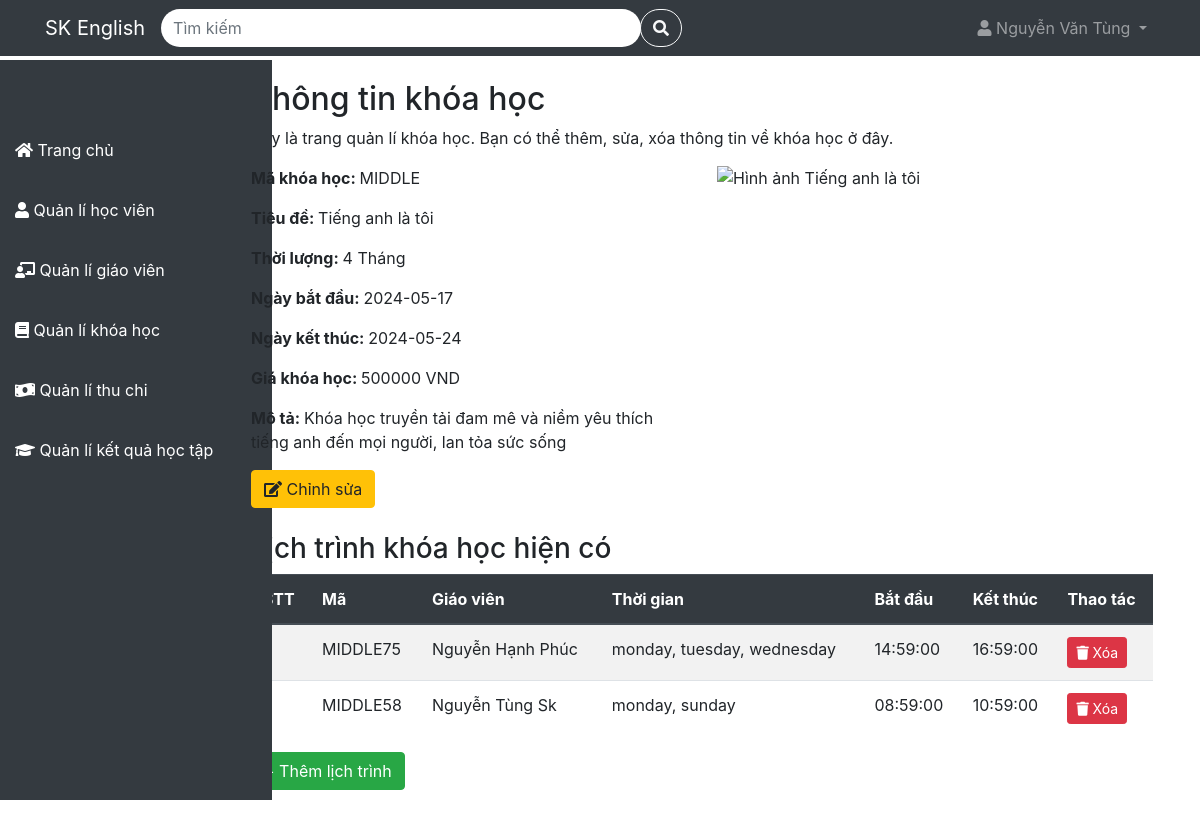
Page /QuanLiTrungTamTA/course/detail?course_id=MIDDLE (signed in) on the committed database.
### tables this page shows
CREATE TABLE `course` (
  `course_id` varchar(10) NOT NULL,
  `title` varchar(100) NOT NULL,
  `description` text NOT NULL,
  `duration` int(11) NOT NULL,
  `start_date` date NOT NULL,
  `end_date` date NOT NULL,
  `price` int(11) NOT NULL,
  `img` varchar(255) NOT NULL
);

CREATE TABLE `schedules` (
  `schedule_id` varchar(32) NOT NULL,
  `course_id` varchar(10) NOT NULL,
  `teacher_id` varchar(4) NOT NULL,
  `day_of_week` varchar(100) NOT NULL,
  `start_time` time NOT NULL,
  `end_time` time NOT NULL
);

CREATE TABLE `teachers` (
  `teacher_id` varchar(4) NOT NULL,
  `name` varchar(100) NOT NULL,
  `address` varchar(100) NOT NULL,
  `phone` varchar(10) NOT NULL,
  `email` varchar(100) NOT NULL
);

### index.php (called while the page is built, shortened)
<?php
include './app/Model/Model.php';
include './app/Controller/CourseController.php';
$route = new Route();
$route->get('/', 'LandingController@index');
$route->post('/courseRegistration', 'RegisterController@courseRegistration');
$route->post('/login', 'LoginController@index');
$route->post('/logout', 'LogoutController@index');
$route->post('/register', 'RegisterController@index');
$route->post('/verify', 'RegisterController@verify');
$route->post('/forgotPassword', 'ForgotPasswordController@forgot_password');
$route->post('/reset_password', 'ForgotPasswordController@reset_password');
if(isset($_SESSION['full_name']) && !empty($_SESSION['full_name']))
{
    $route->get('/home', 'HomeController@index');
    $route->get('/student', 'StudentController@index');
    $route->post('/student/deleteStudent', 'StudentController@deleteStudent');
    $route->post('/student/editStudent', 'StudentController@editStudent');
    $route->post('/student/addStudent', 'RegistrationController@addStudent');
    $route->get('/teacher', 'TeacherController@index');
    $route->post('/teacher/addTeacher', 'TeacherController@addTeacher');
    $route->post('/teacher/editTeacher', 'TeacherController@editTeacher');
    $route->post('/teacher/deleteTeacher', 'TeacherController@deleteTeacher');
    $route->get('/course', 'CourseController@index');
    $route->post('/course/addCourse', 'CourseController@addCourse');
    $route->post('/course/deleteCourse', 'CourseController@deleteCourse');
    $route->post('/course/edit', 'CourseController@editCourse');
    $route->get('/course/detail', 'CourseController@show@detailCourse.php');
    $route->post('/course/addSchedule', 'ScheduleController@addSchedule');
    $route->post('/course/deleteSchedule', 'ScheduleController@deleteSchedule');
    $route->get('/payment', 'PaymentController@index');
    $route->get('/achievement', 'AchievementController@index');
}
$requestUri = $_SERVER['REQUEST_URI'];
$route->handle($requestUri);
?>

### app/Model/Model.php (called while the page is built, shortened)
<?php
class Database {
    protected
        $table = '',
        $host = '',
        $user ='',
        $password = '',
        $dbname = '',
        $conn = null;
    public function __construct($config){
        $this->host = $config['host'];
        $this->user = $config['user'];
        $this->password = $config['password'];
        $this->dbname = $config['dbname'];
    }
    protected function connect(){
        try{
            $this->conn = new PDO("mysql:host=$this->host;dbname=$this->dbname", $this->user, $this->password);
            $this->conn->setAttribute(PDO::ATTR_ERRMODE, PDO::ERRMODE_EXCEPTION);
        }catch(PDOException $e){
            echo "Lỗi kết nối đến cơ sở dữ liệu: ".$e->getMessage();
        }
    }
    public function get($data = [])
    {
        try {
            if (empty($data)) {
                $sqlString = "select * from $this->table";
                $query = $this->conn->prepare($sqlString);
                $query->execute();
            } else {
                $stmt = join('=? and ', array_keys($data));
                $stmt .= '=?';
                $sqlString = "select * from $this->table where $stmt";
                $query = $this->conn->prepare($sqlString);
                $query->execute(array_values($data));
            }
            return $query->fetchAll(PDO::FETCH_ASSOC);
        } catch (PDOException $e) {
            $this->logToConsole("Lỗi đọc dữ liệu: " . $e->getMessage());
        }
    }
    public function JoinTable($table = [], $where = []) {
        try {
            $sqlString = "SELECT * FROM $this->table";
            $id = array_values($table);
            $tableKeys = array_keys($table);
            for ($i = 0; $i < count($tableKeys); $i++) {
                $sqlString .= " INNER JOIN " . $tableKeys[$i] . " ON " . $this->table . "." . $id[$i] . " = " . $tableKeys[$i] . "." . $id[$i];
            }
            if (!empty($where)) {
                $sqlString .= " WHERE ";
                $conditions = [];
                foreach (array_keys($where) as $column) {
                    $conditions[] = $column . " LIKE ?";
                }
                $sqlString .= implode(" AND ", $conditions);
            }
            $query = $this->conn->prepare($sqlString);
            if (!empty($where)) {
                $i = 1;
                foreach (array_values($where) as $value) {
                    $query->bindValue($i, '%' . $value . '%');
                    $i++;
                }
            }
            $query->execute();
            $results = $query->fetchAll(PDO::FETCH_ASSOC);
            return $results;
        } catch (PDOException $e) {
            $this->logToConsole("Lỗi đọc dữ liệu: " . $e->getMessage());
            return [];
        } catch (Exception $e) {
            $this->logToConsole("Lỗi: " . $e->getMessage());
            return [];
        }
    }
    public function table($table){
        $this->table = $table;
        return $this;
    }
}
?>

### app/View/Course/detailCourse.php (the view, shortened to what this page needs)
<!DOCTYPE html>
<html lang="en">
<head>
  <link rel="stylesheet" href="https://cdnjs.cloudflare.com/ajax/libs/font-awesome/5.15.4/css/all.min.css">
  <link rel="stylesheet" href="https://maxcdn.bootstrapcdn.com/bootstrap/4.5.2/css/bootstrap.min.css">
  <link rel="stylesheet" href="..\public\css\cssProject.css">
</head>
<body>
<?php include './app/View/Template/navbar.php' ?>
<?php include './app/View/Template/sidebar.php' ?>
<div class="main-content ">
  <div class="container mt-5">
      <h2>Thông tin khóa học</h2>
      <p>Đây là trang quản lí khóa học. Bạn có thể thêm, sửa, xóa thông tin về khóa học ở đây.</p>
      <div class="row">
        <div class="col-md-6">
        <p><b>Mã khóa học: </b> <?php echo $course['course_id']?></p>
        <p><b>Tiêu đề: </b> <?php echo $course['title']?></p>
        <p><b>Thời lượng: </b> <?php echo $course['duration']?> Tháng</p>
        <p><b>Ngày bắt đầu: </b> <?php echo $course['start_date']?></p>
        <p><b>Ngày kết thúc: </b> <?php echo $course['end_date']?></p>
        <p><b>Giá khóa học: </b> <?php echo $course['price']?> VND</p>
        <p><b>Mô tả: </b> <?php echo $course['description']?> </p>
        <button type="button" class="btn btn-warning mb-4" data-toggle="modal" data-target="#editCourse">
          <i class="fas fa-edit"></i>
           Chỉnh sửa
        </button>
        </div>
        <div class="col-md-6">
            <img src="
            <?php
                  echo strpos($course['img'], 'http') === 0
                  ? $course['img'] : '../' . $course['img']?>"
              alt="Hình ảnh <?php echo $course['title']?>" style="max-width: 100%; height: 15em; margin-bottom: 3rem;">
        </div>
      </div>
      <h3>Lịch trình khóa học hiện có</h3>
      <div class="table-responsive">
        <table class="table table-striped">
          <thead class="thead-dark">
              <tr>
                <th>STT</th>
                <th>Mã</th>
                <th>Giáo viên</th>
                <th>Thời gian</th>
                <th>Bắt đầu</th>
                <th>Kết thúc</th>
                <th>Thao tác</th>
              </tr>
          </thead>
          <tbody>
            <?php
                foreach($schedules as $key => $schedule):
                  $studentInclass= $this->db->table('registrations')->JoinTable(['students' => 'student_id'],['schedule_id' => $schedule['schedule_id']]);
                  $count = count($studentInclass);
                  $studentInclassJson = json_encode($studentInclass);
              ?>
                <tr
                    class="table-row-hover"
                    data-toggle="modal"
                    data-target="#detailSchedule"
                    data-name="<?php echo $schedule['name'];?>"
                    data-email="<?php echo $schedule['email'];?>"
                    data-day_of_week="<?php echo $schedule['day_of_week'];?>"
                    data-start_time="<?php echo $schedule['start_time'];?>"
                    data-end_time="<?php echo $schedule['end_time'];?>"
                    data-count="<?php echo $count;?>"
                    data-studentInclass='<?php echo htmlspecialchars($studentInclassJson, ENT_QUOTES, 'UTF-8'); ?>'
                >
                  <td scope="row">
                  </td>
                  <td>
                    <?php echo $schedule['schedule_id']?>
                  </td>
                  <td>
                    <?php echo $schedule['name'];?>
                  </td>
                  <td>
                    <?php echo $schedule['day_of_week']?>
                  </td>
                  <td>
                    <?php echo $schedule['start_time']?>
                  </td>
                  <td>
                    <?php echo $schedule['end_time']?>
                  </td>
                  <td>
                    <a
                        type="button"
                        class="btn btn-sm btn-danger"
                        onclick="deleteSchedule('deleteSchedule<?php echo $schedule['schedule_id']?>');"
                    >
                        <i class="fas fa-trash"></i> Xóa
                    </a>
                  </td>
                </tr>
              <?php endforeach;?>
          </tbody>
        </table>
      </div>
        <button type="button" class="btn btn-success mb-4" data-toggle="modal" data-target="#addSchedule">
           + Thêm lịch trình
        </button>
    </div>
  </div>
</body>
</html>

### public/css/cssProject.css (style rules this page uses)
.table-row-hover { cursor: pointer; }

### public/css/sidebar.css (style rules this page uses)
.main-content { margin-left: 17%; padding: 2em; }

### rows in the picture
course: course_id "MIDDLE", title "Tiếng anh là tôi", duration "4", start_date "2024-05-17", end_date "2024-05-24", price "500000", description "Khóa học truyền tải đam mê và niềm yêu thích tiếng anh đến mọi người, lan tỏa sức sống"
schedules: schedule_id "MIDDLE75", teacher.name "Nguyễn Hạnh Phúc", day_of_week "monday, tuesday, wednesday", start_time "14:59:00", end_time "16:59:00"
schedules: schedule_id "MIDDLE58", teacher.name "Nguyễn Tùng Sk", day_of_week "monday, sunday", start_time "08:59:00", end_time "10:59:00"

### other values in the picture
$_SESSION['full_name'] "Nguyễn Văn Tùng"
